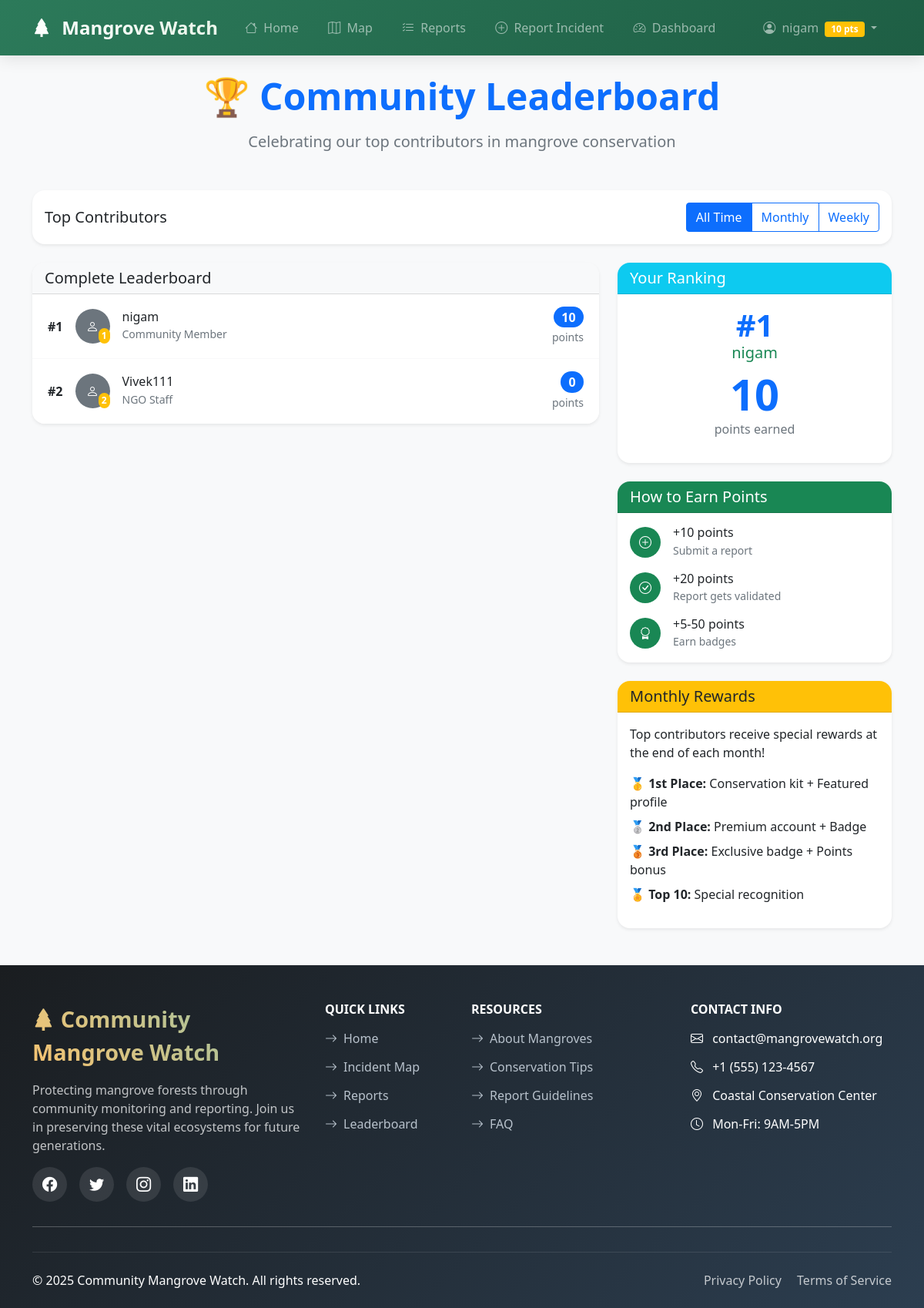
/users/leaderboard/ (signed in), run on the app's committed database.
### users/models.py (models this page shows, shortened)
class CustomUser(AbstractUser):
    USER_TYPES = [
        ('community', 'Community Member'),
        ('fisherman', 'Fisherman'),
        ('scientist', 'Citizen Scientist'),
        ('ngo', 'NGO Staff'),
        ('government', 'Government Official'),
        ('researcher', 'Researcher'),
    ]
    user_type = models.CharField(max_length=20, choices=USER_TYPES, default='community')
    phone_number = models.CharField(max_length=15, blank=True)
    organization = models.CharField(max_length=100, blank=True)
    location = models.CharField(max_length=100, blank=True)
    bio = models.TextField(blank=True)
    profile_picture = models.ImageField(upload_to='profile_pics/', blank=True)
    points = models.IntegerField(default=0)
    level = models.IntegerField(default=1)
    created_at = models.DateTimeField(default=timezone.now)

### users/views.py (the view)
# urls.py: path('leaderboard/', views.leaderboard, name='leaderboard'),
def leaderboard(request):
    top_users = CustomUser.objects.order_by('-points')[:20]
    return render(request, 'users/leaderboard.html', {'top_users': top_users})

### templates/users/leaderboard.html (shortened to what this page needs)
{% extends 'base.html' %}
{% block content %}
<div class="container py-4">
    <div class="text-center mb-5">
        <h1 class="display-5 fw-bold text-primary mb-3">🏆 Community Leaderboard</h1>
        <p class="lead text-muted">Celebrating our top contributors in mangrove conservation</p>
    </div>
    <div class="card shadow-sm mb-4">
        <div class="card-body">
            <div class="row align-items-center">
                <div class="col-md-6">
                    <h5 class="mb-0">Top Contributors</h5>
                </div>
                <div class="col-md-6 text-md-end">
                    <div class="btn-group" role="group">
                        <button type="button" class="btn btn-outline-primary active">All Time</button>
                        <button type="button" class="btn btn-outline-primary">Monthly</button>
                        <button type="button" class="btn btn-outline-primary">Weekly</button>
                    </div>
                </div>
            </div>
        </div>
    </div>
    <div class="row">
        <div class="col-lg-8">
            <div class="card shadow-sm">
                <div class="card-header bg-light">
                    <h5 class="mb-0">Complete Leaderboard</h5>
                </div>
                <div class="card-body p-0">
                    <div class="list-group list-group-flush">
                        {% for user in top_users %}
                        <div class="list-group-item d-flex justify-content-between align-items-center">
                            <div class="d-flex align-items-center">
                                <span class="fw-bold me-3">#{{ forloop.counter }}</span>
                                <div class="position-relative me-3">
                                    {% if user.profile_picture %}
                                    <img src="{{ user.profile_picture.url }}" class="rounded-circle" width="45" height="45" alt="{{ user.username }}">
                                    {% else %}
                                    <div class="bg-secondary rounded-circle d-flex align-items-center justify-content-center" style="width: 45px; height: 45px;">
                                        <i class="bi bi-person text-white"></i>
                                    </div>
                                    {% endif %}
                                    {% if forloop.counter <= 3 %}
                                    <span class="position-absolute bottom-0 end-0 badge bg-warning rounded-pill p-1">
                                        {{ forloop.counter }}
                                    </span>
                                    {% endif %}
                                </div>
                                <div>
                                    <h6 class="mb-0">{{ user.username }}</h6>
                                    <small class="text-muted">{{ user.get_user_type_display }}</small>
                                </div>
                            </div>
                            <div class="text-end">
                                <span class="badge bg-primary rounded-pill fs-6">{{ user.points }}</span>
                                <div><small class="text-muted">points</small></div>
                            </div>
                        </div>
                        {% endfor %}
                    </div>
                </div>
            </div>
        </div>
        <div class="col-lg-4">
            <div class="card shadow-sm mb-4">
                <div class="card-header bg-info text-white">
                    <h5 class="mb-0">Your Ranking</h5>
                </div>
                <div class="card-body text-center">
                    {% if user.is_authenticated %}
                    {% for u in top_users %}
                    {% if u.id == user.id %}
                    <div class="display-6 fw-bold text-primary">#{{ forloop.counter }}</div>
                    <h5 class="text-success mb-2">{{ user.username }}</h5>
                    <div class="display-4 fw-bold text-primary">{{ user.points }}</div>
                    <p class="text-muted">points earned</p>
                    {% endif %}
                    {% endfor %}
                    {% else %}
                    <p class="text-muted">Sign in to see your ranking</p>
                    <a href="{% url 'login' %}" class="btn btn-primary">Sign In</a>
                    {% endif %}
                </div>
            </div>
            <div class="card shadow-sm mb-4">
                <div class="card-header bg-success text-white">
                    <h5 class="mb-0">How to Earn Points</h5>
                </div>
                <div class="card-body">
                    <div class="d-flex align-items-center mb-3">
                        <div class="bg-success rounded-circle d-flex align-items-center justify-content-center me-3" style="width: 40px; height: 40px;">
                            <i class="bi bi-plus-circle text-white"></i>
                        </div>
                        <div>
                            <h6 class="mb-0">+10 points</h6>
                            <small class="text-muted">Submit a report</small>
                        </div>
                    </div>
                    <div class="d-flex align-items-center mb-3">
                        <div class="bg-success rounded-circle d-flex align-items-center justify-content-center me-3" style="width: 40px; height: 40px;">
                            <i class="bi bi-check-circle text-white"></i>
                        </div>
                        <div>
                            <h6 class="mb-0">+20 points</h6>
                            <small class="text-muted">Report gets validated</small>
                        </div>
                    </div>
                    <div class="d-flex align-items-center">
                        <div class="bg-success rounded-circle d-flex align-items-center justify-content-center me-3" style="width: 40px; height: 40px;">
                            <i class="bi bi-award text-white"></i>
                        </div>
                        <div>
                            <h6 class="mb-0">+5-50 points</h6>
                            <small class="text-muted">Earn badges</small>
                        </div>
                    </div>
                </div>
            </div>
            <div class="card shadow-sm">
                <div class="card-header bg-warning text-dark">
                    <h5 class="mb-0">Monthly Rewards</h5>
                </div>
                <div class="card-body">
                    <p class="mb-3">Top contributors receive special rewards at the end of each month!</p>
                    <ul class="list-unstyled">
                        <li class="mb-2">🥇 <strong>1st Place:</strong> Conservation kit + Featured profile</li>
                        <li class="mb-2">🥈 <strong>2nd Place:</strong> Premium account + Badge</li>
                        <li class="mb-2">🥉 <strong>3rd Place:</strong> Exclusive badge + Points bonus</li>
                        <li class="mb-0">🏅 <strong>Top 10:</strong> Special recognition</li>
                    </ul>
                </div>
            </div>
        </div>
    </div>
</div>
{% endblock %}

### templates/base.html (shortened to what this page needs)
<!DOCTYPE html>
<html lang="en">
<head>
    <link href="https://cdn.jsdelivr.net/npm/bootstrap@5.1.3/dist/css/bootstrap.min.css" rel="stylesheet">
    <link rel="stylesheet" href="https://cdn.jsdelivr.net/npm/bootstrap-icons@1.8.1/font/bootstrap-icons.css">
    <link rel="stylesheet" href="https://unpkg.com/leaflet@1.9.4/dist/leaflet.css" />
    <link rel="stylesheet" href="https://unpkg.com/leaflet.markercluster@1.4.1/dist/MarkerCluster.css">
    <link rel="stylesheet" href="https://unpkg.com/leaflet.markercluster@1.4.1/dist/MarkerCluster.Default.css">
</head>
<body>
    <nav class="navbar navbar-expand-lg navbar-dark">
        <div class="container">
            <a class="navbar-brand" href="{% url 'home' %}">
                <i class="bi bi-tree-fill me-2"></i> Mangrove Watch
            </a>
            <div class="collapse navbar-collapse" id="navbarNav">
                <ul class="navbar-nav me-auto">
                    <li class="nav-item">
                        <a class="nav-link" href="{% url 'home' %}">
                            <i class="bi bi-house me-1"></i> Home
                        </a>
                    </li>
                    <li class="nav-item">
                        <a class="nav-link" href="{% url 'report_map' %}">
                            <i class="bi bi-map me-1"></i> Map
                        </a>
                    </li>
                    <li class="nav-item">
                        <a class="nav-link" href="{% url 'report_list' %}">
                            <i class="bi bi-list-check me-1"></i> Reports
                        </a>
                    </li>
                    {% if user.is_authenticated %}
                    <li class="nav-item">
                        <a class="nav-link" href="{% url 'report_create' %}">
                            <i class="bi bi-plus-circle me-1"></i> Report Incident
                        </a>
                    </li>
                    <li class="nav-item">
                        <a class="nav-link" href="{% url 'dashboard' %}">
                            <i class="bi bi-speedometer2 me-1"></i> Dashboard
                        </a>
                    </li>
                    {% endif %}
                </ul>
                <ul class="navbar-nav">
                    {% if user.is_authenticated %}
                    <li class="nav-item dropdown">
                        <a class="nav-link dropdown-toggle" href="#" id="navbarDropdown" role="button"
                           data-bs-toggle="dropdown" aria-expanded="false">
                            <i class="bi bi-person-circle me-1"></i> {{ user.username }}
                            {% if user_points %}<span class="badge bg-warning ms-1">{{ user_points }} pts</span>{% endif %}
                        </a>
                    </li>
                    {% endif %}
                </ul>
            </div>
        </div>
    </nav>
    <main>
        {% block content %}{% endblock %}
    </main>
    <footer>
        <div class="container">
            <div class="row">
                <div class="col-lg-4 mb-4 mb-lg-0">
                    <div class="footer-brand">
                        <i class="bi bi-tree-fill me-2"></i>Community Mangrove Watch
                    </div>
                    <p class="text-light opacity-75">Protecting mangrove forests through community monitoring and reporting. Join us in preserving these vital ecosystems for future generations.</p>
                    <div class="social-icons">
                        <a href="#" aria-label="Facebook"><i class="bi bi-facebook"></i></a>
                        <a href="#" aria-label="Twitter"><i class="bi bi-twitter"></i></a>
                        <a href="#" aria-label="Instagram"><i class="bi bi-instagram"></i></a>
                        <a href="#" aria-label="LinkedIn"><i class="bi bi-linkedin"></i></a>
                    </div>
                </div>
                <div class="col-lg-2 col-md-4 mb-4 mb-md-0">
                    <h6 class="text-uppercase fw-bold mb-3">Quick Links</h6>
                    <ul class="footer-links">
                        <li><a href="{% url 'home' %}"><i class="bi bi-arrow-right me-2"></i>Home</a></li>
                        <li><a href="{% url 'report_map' %}"><i class="bi bi-arrow-right me-2"></i>Incident Map</a></li>
                        <li><a href="{% url 'report_list' %}"><i class="bi bi-arrow-right me-2"></i>Reports</a></li>
                        <li><a href="{% url 'leaderboard' %}"><i class="bi bi-arrow-right me-2"></i>Leaderboard</a></li>
                    </ul>
                </div>
                <div class="col-lg-3 col-md-4 mb-4 mb-md-0">
                    <h6 class="text-uppercase fw-bold mb-3">Resources</h6>
                    <ul class="footer-links">
                        <li><a href="#"><i class="bi bi-arrow-right me-2"></i>About Mangroves</a></li>
                        <li><a href="#"><i class="bi bi-arrow-right me-2"></i>Conservation Tips</a></li>
                        <li><a href="#"><i class="bi bi-arrow-right me-2"></i>Report Guidelines</a></li>
                        <li><a href="#"><i class="bi bi-arrow-right me-2"></i>FAQ</a></li>
                    </ul>
                </div>
                <div class="col-lg-3 col-md-4">
                    <h6 class="text-uppercase fw-bold mb-3">Contact Info</h6>
                    <ul class="footer-links">
                        <li><i class="bi bi-envelope me-2"></i> contact@mangrovewatch.org</li>
                        <li><i class="bi bi-telephone me-2"></i> +1 (555) 123-4567</li>
                        <li><i class="bi bi-geo-alt me-2"></i> Coastal Conservation Center</li>
                        <li><i class="bi bi-clock me-2"></i> Mon-Fri: 9AM-5PM</li>
                    </ul>
                </div>
            </div>
            <hr class="footer-divider">
            <div class="footer-bottom">
                <div class="row align-items-center">
                    <div class="col-md-6 text-center text-md-start">
                        <p class="mb-0">&copy; {% now "Y" %} Community Mangrove Watch. All rights reserved.</p>
                    </div>
                    <div class="col-md-6 text-center text-md-end">
                        <a href="#" class="text-light opacity-75 text-decoration-none me-3">Privacy Policy</a>
                        <a href="#" class="text-light opacity-75 text-decoration-none">Terms of Service</a>
                    </div>
                </div>
            </div>
        </div>
    </footer>
</body>
</html>

### data on the page
CustomUser: username "nigam", user_type "Community Member", points "10"
CustomUser: username "Vivek111", user_type "NGO Staff", points "0"

### other printed values
{{ user_points }} "10"
